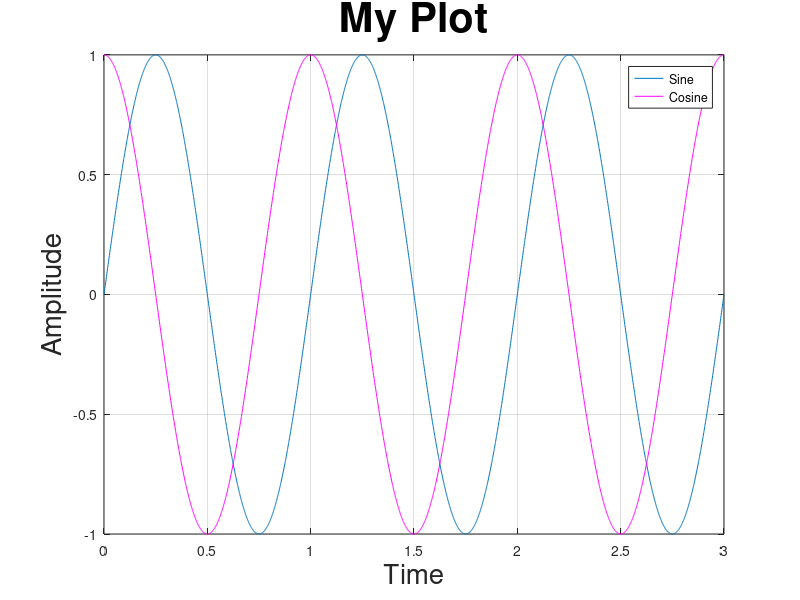

MATLAB code to generate this figure:
%Basics of plot

t=0:.001:3;
a=sin(2*pi*5*t);
figure;
plot(t,a);
a=sin(2*pi*t);
plot(t,a);
xlabel("Time");
xlabel("Time", 'fontsize', 20);
ylabel("Amplitude", 'fontsize', 20);
title("My Plot", 'fontsize', 30);
grid on;
hold on;
b=cos(2*pi*t);
plot(t,b,'m');
legend("Sine", "Cosine");
hold off;